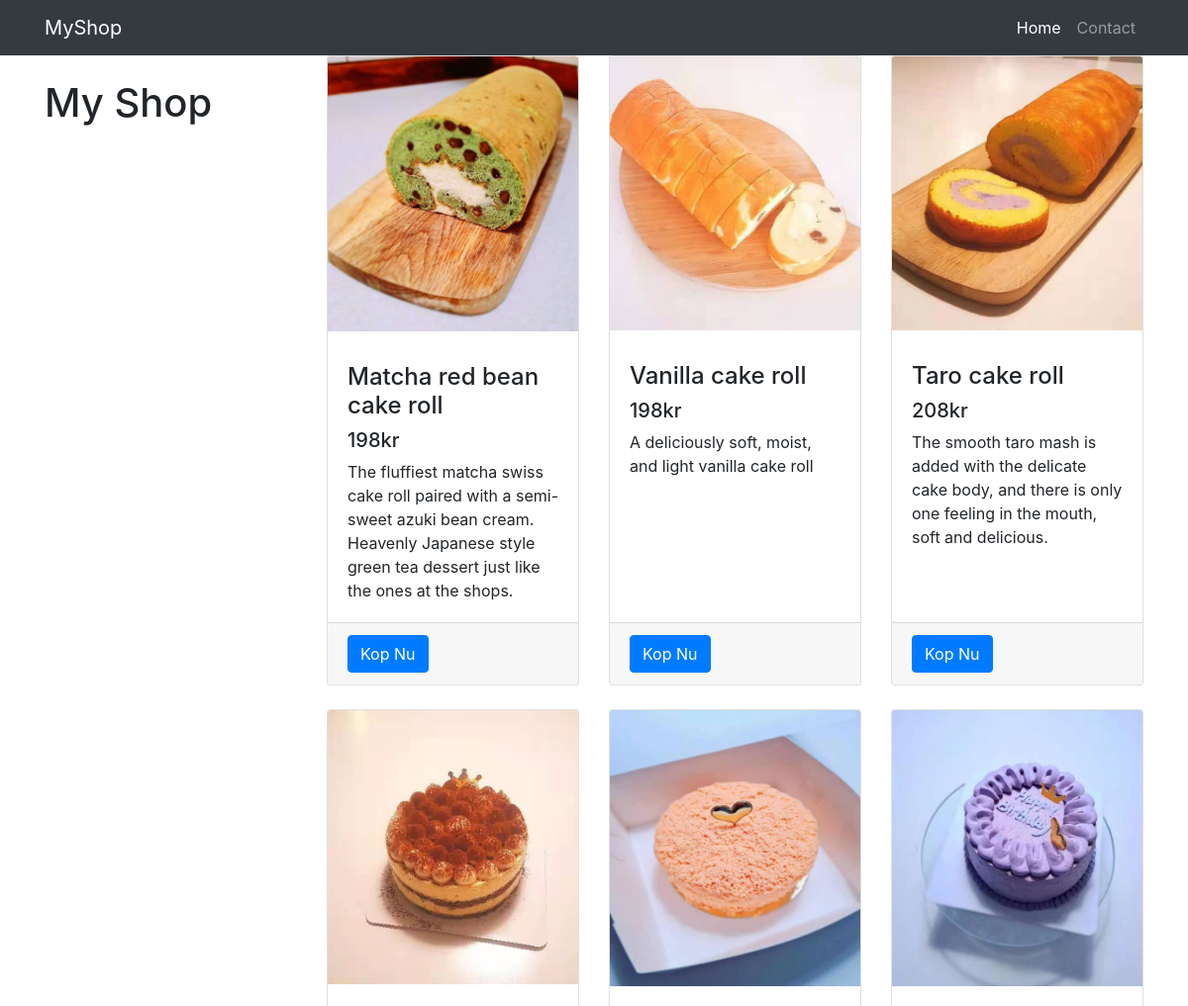
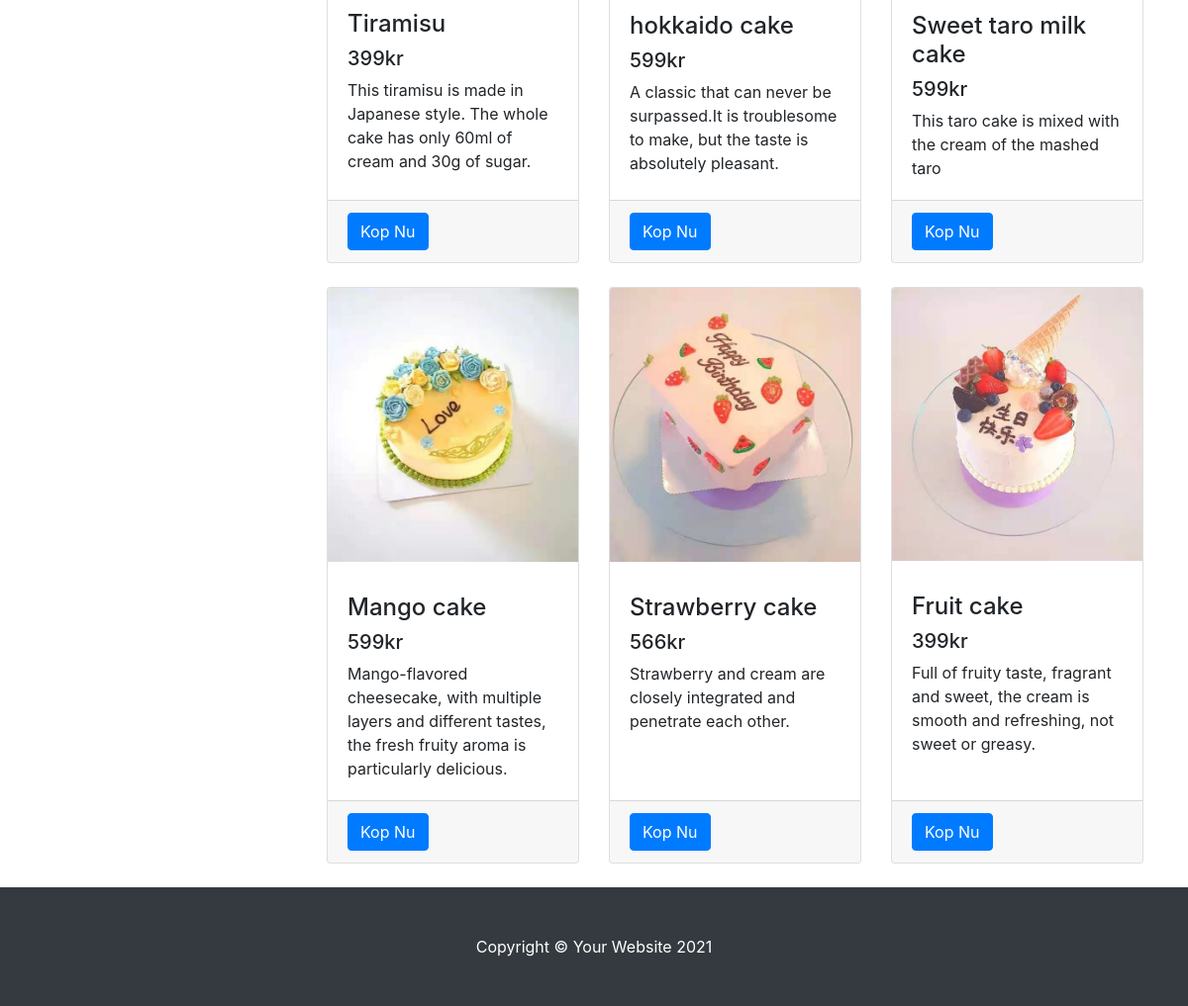
/newshop/index.php, run on the app's committed database (2 pictures, top to bottom).
### tables this page shows
CREATE TABLE `product` (
  `id` int(11) NOT NULL,
  `name` varchar(40) NOT NULL DEFAULT '',
  `description` varchar(500) DEFAULT NULL,
  `price` int(11) NOT NULL DEFAULT '0',
  `image` varchar(500) DEFAULT NULL
);

### newshop/index.php (the view, shortened to what this page needs)
<!DOCTYPE html>
<html lang="en">
<head>
  <link href="vendor/bootstrap/css/bootstrap.min.css" rel="stylesheet">
  <link href="css/shop-homepage.css" rel="stylesheet">
</head>
<body>
<?php
 require_once ("database.php");
 $stmt = $conn->prepare("SELECT * FROM product");
 $stmt->execute();
 $result = $stmt->fetchAll();
?>
  <nav class="navbar navbar-expand-lg navbar-dark bg-dark fixed-top">
    <div class="container">
      <a class="navbar-brand" href="#">MyShop</a>
      <div class="collapse navbar-collapse" id="navbarResponsive">
        <ul class="navbar-nav ml-auto">
          <li class="nav-item active">
            <a class="nav-link" href="#">Home
            </a>
          </li>
          <li class="nav-item">
            <a class="nav-link" href="contact.php">Contact</a>
          </li>
        </ul>
      </div>
    </div>
  </nav>
  <div class="container">
    <div class="row">
      <div class="col-lg-3">
        <h1 class="my-4">My Shop</h1>
      </div>
      <div class="col-lg-9">
        <div class="row">
		<?php
			foreach($result as $key => $value){
				  echo "<div class=\"col-lg-4 col-md-6 mb-4\">";
				  echo "<div class=\"card h-100\">";
				  echo "<a href=\"#\"><img class=\"card-img-top\" src=\"". $value['image'] . "\" alt=''></a>";
				  echo "<div class=\"card-body\">";
				  echo "<h4 class=\"card-title\">";
				  echo "<h4 href=\"#\">".  $value['name'] ."</h4>";
				  echo "</h4>";
				  echo "<h5>". $value['price']."kr</h5>";
				  echo "<p class='card-text'>".$value['description']  ."</p>";
				  echo "</div>";
				  echo "<div class=\"card-footer\">";
				  echo "<a class=\"btn btn-primary\" href=\"buy.php?id=" .$value['id']  ."\" role=\"button\">Kop Nu</a>";
				  echo "</div>";
				  echo "</div>";
				  echo "</div>";
				}
		?>
        </div>
      </div>
    </div>
  </div>
  <footer class="py-5 bg-dark">
    <div class="container">
      <p class="m-0 text-center text-white">Copyright &copy; Your Website 2021</p>
    </div>
  </footer>
</body>
</html>

### newshop/css/shop-homepage.css (style rules this page uses)
body { padding-top: 56px; }

### data on the page
product: image (picture), name "Matcha red bean cake roll", price "198", description "The fluffiest matcha swiss cake roll paired with a semi-sweet azuki bean cream. Heavenly Japanese style green tea dessert just like the ones at the shops."
product: image (picture), name "Vanilla cake roll", price "198", description "A deliciously soft, moist, and light vanilla cake roll"
product: image (picture), name "Taro cake roll", price "208", description "The smooth taro mash is added with the delicate cake body, and there is only one feeling in the mouth, soft and delicious."
product: image (picture), name "Tiramisu", price "399", description "This tiramisu is made in Japanese style. The whole cake has only 60ml of cream and 30g of sugar."
product: image (picture), name "hokkaido cake", price "599", description "A classic that can never be surpassed.It is troublesome to make, but the taste is absolutely pleasant."
product: image (picture), name "Sweet taro milk cake", price "599", description "This taro cake is mixed with the cream of the mashed taro"
product: image (picture), name "Mango cake", price "599", description "Mango-flavored cheesecake, with multiple layers and different tastes, the fresh fruity aroma is particularly delicious."
product: image (picture), name "Strawberry cake", price "566", description "Strawberry and cream are closely integrated and penetrate each other."
product: image (picture), name "Fruit cake", price "399", description "Full of fruity taste, fragrant and sweet, the cream is smooth and refreshing, not sweet or greasy."
